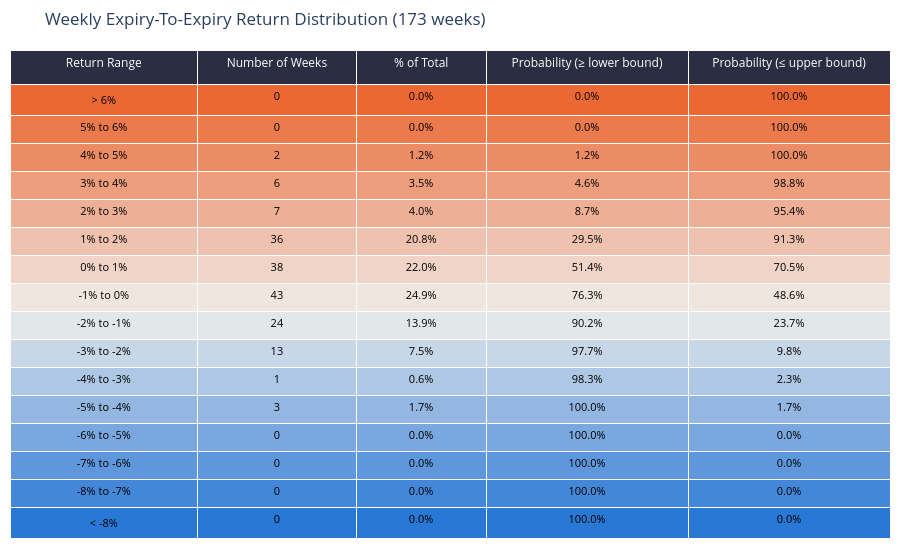

Write notebook code for a chart like this one.
### Markdown cell above
## Return Distribution — Expiry-To-Expiry Close Move %

Every weekly `expiry_move_pct` bucketed into 1% return ranges, ordered best to worst, with the probability of landing at or beyond each bound — the same shape as a broker's option-probability table. Colour runs warm for gains, cool for losses, neutral through the middle.

### Code cell
edges = np.arange(LOWER_TAIL, UPPER_TAIL + BIN_WIDTH, BIN_WIDTH)
bin_edges = [-np.inf, *edges, np.inf]

labels = [f"< {LOWER_TAIL:.0f}%"]
labels += [f"{lo:.0f}% to {hi:.0f}%" for lo, hi in zip(edges[:-1], edges[1:])]
labels.append(f"> {UPPER_TAIL:.0f}%")

bucket = pd.cut(moves["expiry_move_pct"], bins=bin_edges, labels=labels, right=False)
dist = bucket.value_counts().reindex(labels[::-1]).rename("periods").to_frame()   # best bucket first

total = int(dist["periods"].sum())
dist["pct_of_total"] = dist["periods"] / total * 100
dist["prob_at_least"] = dist["periods"].cumsum() / total * 100          # P(return >= bucket lower bound)
dist["prob_at_most"] = 100 - dist["prob_at_least"] + dist["pct_of_total"]  # P(return <= bucket upper bound)


def diverging(n: int) -> list[str]:
    """Warm (best) to neutral to cool (worst), matching the up/down poles used throughout."""
    colors = []
    for t in np.linspace(1.0, -1.0, n):
        pole = UP_COLOR if t >= 0 else DOWN_COLOR
        mix = abs(t)
        colors.append("rgb({},{},{})".format(*[int(NEUTRAL[i] + (pole[i] - NEUTRAL[i]) * mix) for i in range(3)]))
    return colors


row_colors = diverging(len(dist))

fig = go.Figure(
    data=[
        go.Table(
            columnwidth=[130, 110, 90, 140, 140],
            header=dict(
                values=[
                    "Return Range", "Number of Weeks", "% of Total",
                    "Probability (≥ lower bound)", "Probability (≤ upper bound)",
                ],
                fill_color=HEADER_FILL,
                font=dict(color="white", size=12),
                align="center",
                height=34,
            ),
            cells=dict(
                values=[
                    dist.index,
                    dist["periods"],
                    dist["pct_of_total"].map("{:.1f}%".format),
                    dist["prob_at_least"].map("{:.1f}%".format),
                    dist["prob_at_most"].map("{:.1f}%".format),
                ],
                fill_color=[row_colors] * 5,
                font=dict(color="black", size=11),
                align="center",
                height=28,
            ),
        )
    ]
)
fig.update_layout(
    title=f"Weekly Expiry-To-Expiry Return Distribution ({total} weeks)",
    height=560,
    margin=dict(t=50, b=10, l=10, r=10),
)
fig.show()

### Figure 1 — Plotly figure (JSON) as saved in the notebook; plotly's stock layout.template omitted (floating-point values rounded to 4 significant figures)
{"data": [{"cells": {"align": "center", "fill": {"color": [["rgb(235,104,52)", "rgb(235,122,76)", "rgb(236,140,101)", "rgb(237,158,125)", "rgb(237,176,150)", "rgb(238,194,174)", "rgb(239,212,199)", "rgb(239,230,223)", "rgb(226,231,234)", "rgb(200,215,231)", "rgb(174,199,228)", "rgb(147,183,225)", "rgb(121,167,222)", "rgb(94,151,219)", "rgb(68,135,216)", "rgb(42,120,214)"], ["rgb(235,104,52)", "rgb(235,122,76)", "rgb(236,140,101)", "rgb(237,158,125)", "rgb(237,176,150)", "rgb(238,194,174)", "rgb(239,212,199)", "rgb(239,230,223)", "rgb(226,231,234)", "rgb(200,215,231)", "rgb(174,199,228)", "rgb(147,183,225)", "rgb(121,167,222)", "rgb(94,151,219)", "rgb(68,135,216)", "rgb(42,120,214)"], ["rgb(235,104,52)", "rgb(235,122,76)", "rgb(236,140,101)", "rgb(237,158,125)", "rgb(237,176,150)", "rgb(238,194,174)", "rgb(239,212,199)", "rgb(239,230,223)", "rgb(226,231,234)", "rgb(200,215,231)", "rgb(174,199,228)", "rgb(147,183,225)", "rgb(121,167,222)", "rgb(94,151,219)", "rgb(68,135,216)", "rgb(42,120,214)"], ["rgb(235,104,52)", "rgb(235,122,76)", "rgb(236,140,101)", "rgb(237,158,125)", "rgb(237,176,150)", "rgb(238,194,174)", "rgb(239,212,199)", "rgb(239,230,223)", "rgb(226,231,234)", "rgb(200,215,231)", "rgb(174,199,228)", "rgb(147,183,225)", "rgb(121,167,222)", "rgb(94,151,219)", "rgb(68,135,216)", "rgb(42,120,214)"], ["rgb(235,104,52)", "rgb(235,122,76)", "rgb(236,140,101)", "rgb(237,158,125)", "rgb(237,176,150)", "rgb(238,194,174)", "rgb(239,212,199)", "rgb(239,230,223)", "rgb(226,231,234)", "rgb(200,215,231)", "rgb(174,199,228)", "rgb(147,183,225)", "rgb(121,167,222)", "rgb(94,151,219)", "rgb(68,135,216)", "rgb(42,120,214)"]]}, "font": {"color": "black", "size": 11}, "height": 28, "values": [["> 6%", "5% to 6%", "4% to 5%", "3% to 4%", "2% to 3%", "1% to 2%", "0% to 1%", "-1% to 0%", "-2% to -1%", "-3% to -2%", "-4% to -3%", "-5% to -4%", "-6% to -5%", "-7% to -6%", "-8% to -7%", "< -8%"], [0, 0, 2, 6, 7, 36, 38, 43, 24, 13, 1, 3, 0, 0, 0, 0], ["0.0%", "0.0%", "1.2%", "3.5%", "4.0%", "20.8%", "22.0%", "24.9%", "13.9%", "7.5%", "0.6%", "1.7%", "0.0%", "0.0%", "0.0%", "0.0%"], ["0.0%", "0.0%", "1.2%", "4.6%", "8.7%", "29.5%", "51.4%", "76.3%", "90.2%", "97.7%", "98.3%", "100.0%", "100.0%", "100.0%", "100.0%", "100.0%"], ["100.0%", "100.0%", "100.0%", "98.8%", "95.4%", "91.3%", "70.5%", "48.6%", "23.7%", "9.8%", "2.3%", "1.7%", "0.0%", "0.0%", "0.0%", "0.0%"]]}, "columnwidth": [130, 110, 90, 140, 140], "header": {"align": "center", "fill": {"color": "#2b2d42"}, "font": {"color": "white", "size": 12}, "height": 34, "values": ["Return Range", "Number of Weeks", "% of Total", "Probability (≥ lower bound)", "Probability (≤ upper bound)"]}, "type": "table"}], "layout": {"height": 560, "margin": {"b": 10, "l": 10, "r": 10, "t": 50}, "title": {"text": "Weekly Expiry-To-Expiry Return Distribution (173 weeks)"}}}
